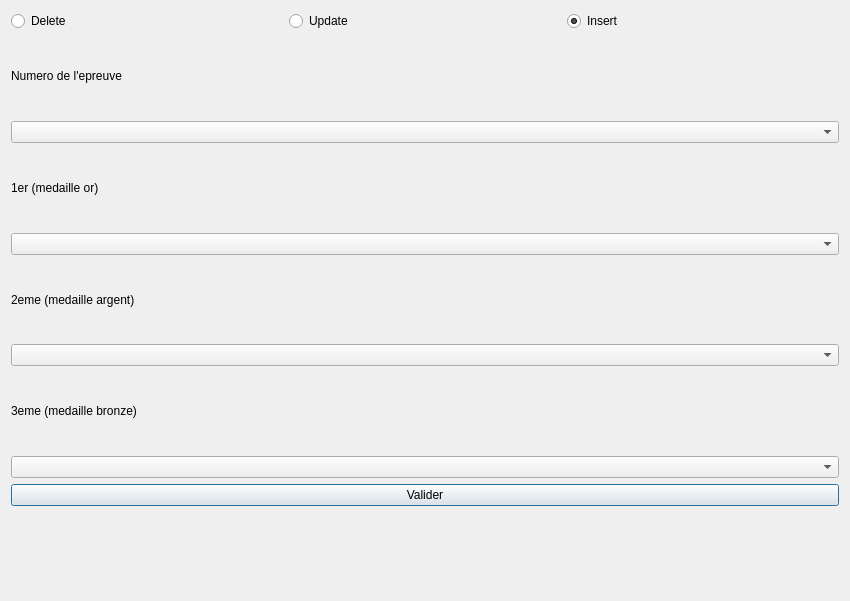
<?xml version="1.0" encoding="UTF-8"?>
<ui version="4.0">
 <class>fct_gerer_resultats</class>
 <widget class="QDialog" name="fct_gerer_resultats">
  <property name="geometry">
   <rect>
    <x>0</x>
    <y>0</y>
    <width>850</width>
    <height>601</height>
   </rect>
  </property>
  <property name="windowTitle">
   <string>Gerer les resultats</string>
  </property>
  <layout class="QVBoxLayout" name="verticalLayout">
   <item>
    <layout class="QVBoxLayout" name="verticalLayout_2">
     <item>
      <layout class="QHBoxLayout" name="horizontalLayout">
       <item>
        <widget class="QRadioButton" name="radioButton_delete">
         <property name="text">
          <string>Delete</string>
         </property>
        </widget>
       </item>
       <item>
        <widget class="QRadioButton" name="radioButton_update">
         <property name="text">
          <string>Update</string>
         </property>
        </widget>
       </item>
       <item>
        <widget class="QRadioButton" name="radioButton_insert">
         <property name="text">
          <string>Insert</string>
         </property>
         <property name="checked">
          <bool>true</bool>
         </property>
        </widget>
       </item>
      </layout>
     </item>
     <item>
      <layout class="QHBoxLayout" name="horizontalLayout_2">
       <item>
        <layout class="QVBoxLayout" name="verticalLayout_3">
         <item>
          <widget class="QLabel" name="label">
           <property name="text">
            <string>Numero de l'epreuve</string>
           </property>
          </widget>
         </item>
         <item>
          <widget class="QComboBox" name="comboBox_numEp">
           <property name="maxVisibleItems">
            <number>499</number>
           </property>
          </widget>
         </item>
         <item>
          <widget class="QLabel" name="label_2">
           <property name="text">
            <string>1er (medaille or)</string>
           </property>
          </widget>
         </item>
         <item>
          <widget class="QComboBox" name="comboBox_gold">
           <property name="maxVisibleItems">
            <number>499</number>
           </property>
          </widget>
         </item>
         <item>
          <widget class="QLabel" name="label_3">
           <property name="text">
            <string>2eme (medaille argent)</string>
           </property>
          </widget>
         </item>
         <item>
          <widget class="QComboBox" name="comboBox_silver">
           <property name="maxVisibleItems">
            <number>499</number>
           </property>
          </widget>
         </item>
         <item>
          <widget class="QLabel" name="label_4">
           <property name="text">
            <string>3eme (medaille bronze)</string>
           </property>
          </widget>
         </item>
         <item>
          <widget class="QComboBox" name="comboBox_bronze">
           <property name="maxVisibleItems">
            <number>499</number>
           </property>
          </widget>
         </item>
         <item>
          <widget class="QPushButton" name="validation">
           <property name="text">
            <string>Valider</string>
           </property>
          </widget>
         </item>
         <item>
          <widget class="QLabel" name="label_erreur">
           <property name="text">
            <string/>
           </property>
          </widget>
         </item>
        </layout>
       </item>
      </layout>
     </item>
    </layout>
   </item>
  </layout>
 </widget>
 <resources/>
 <connections>
  <connection>
   <sender>comboBox_numEp</sender>
   <signal>currentTextChanged(QString)</signal>
   <receiver>fct_gerer_resultats</receiver>
   <slot>refreshNumeroEquipe()</slot>
   <hints>
    <hint type="sourcelabel">
     <x>111</x>
     <y>343</y>
    </hint>
    <hint type="destinationlabel">
     <x>40</x>
     <y>288</y>
    </hint>
   </hints>
  </connection>
  <connection>
   <sender>validation</sender>
   <signal>clicked()</signal>
   <receiver>fct_gerer_resultats</receiver>
   <slot>refreshResult()</slot>
   <hints>
    <hint type="sourcelabel">
     <x>503</x>
     <y>544</y>
    </hint>
    <hint type="destinationlabel">
     <x>744</x>
     <y>294</y>
    </hint>
   </hints>
  </connection>
  <connection>
   <sender>radioButton_update</sender>
   <signal>clicked()</signal>
   <receiver>fct_gerer_resultats</receiver>
   <slot>refreshNumeroEpreuve()</slot>
   <hints>
    <hint type="sourcelabel">
     <x>313</x>
     <y>149</y>
    </hint>
    <hint type="destinationlabel">
     <x>254</x>
     <y>26</y>
    </hint>
   </hints>
  </connection>
  <connection>
   <sender>radioButton_insert</sender>
   <signal>clicked()</signal>
   <receiver>fct_gerer_resultats</receiver>
   <slot>refreshNumeroEpreuve()</slot>
   <hints>
    <hint type="sourcelabel">
     <x>597</x>
     <y>157</y>
    </hint>
    <hint type="destinationlabel">
     <x>608</x>
     <y>72</y>
    </hint>
   </hints>
  </connection>
  <connection>
   <sender>radioButton_delete</sender>
   <signal>clicked()</signal>
   <receiver>fct_gerer_resultats</receiver>
   <slot>refreshNumeroEpreuve()</slot>
   <hints>
    <hint type="sourcelabel">
     <x>80</x>
     <y>153</y>
    </hint>
    <hint type="destinationlabel">
     <x>43</x>
     <y>80</y>
    </hint>
   </hints>
  </connection>
  <connection>
   <sender>comboBox_silver</sender>
   <signal>currentTextChanged(QString)</signal>
   <receiver>fct_gerer_resultats</receiver>
   <slot>refreshBronze()</slot>
   <hints>
    <hint type="sourcelabel">
     <x>154</x>
     <y>457</y>
    </hint>
    <hint type="destinationlabel">
     <x>205</x>
     <y>282</y>
    </hint>
   </hints>
  </connection>
  <connection>
   <sender>comboBox_gold</sender>
   <signal>currentTextChanged(QString)</signal>
   <receiver>fct_gerer_resultats</receiver>
   <slot>refreshSilver()</slot>
   <hints>
    <hint type="sourcelabel">
     <x>223</x>
     <y>401</y>
    </hint>
    <hint type="destinationlabel">
     <x>414</x>
     <y>252</y>
    </hint>
   </hints>
  </connection>
 </connections>
 <slots>
  <slot>refreshNumeroEquipe()</slot>
  <slot>refreshResult()</slot>
  <slot>refreshNumeroEpreuve()</slot>
  <slot>refreshBronze()</slot>
  <slot>refreshSilver()</slot>
 </slots>
</ui>
